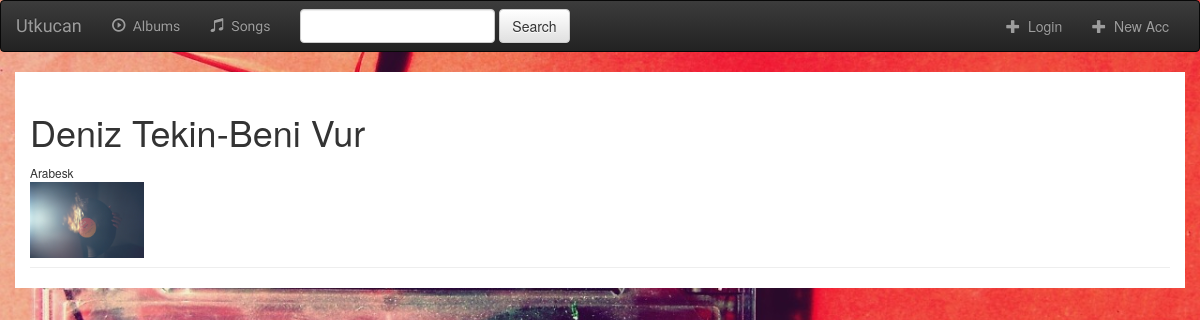
Page /9/ on the earlier database version.
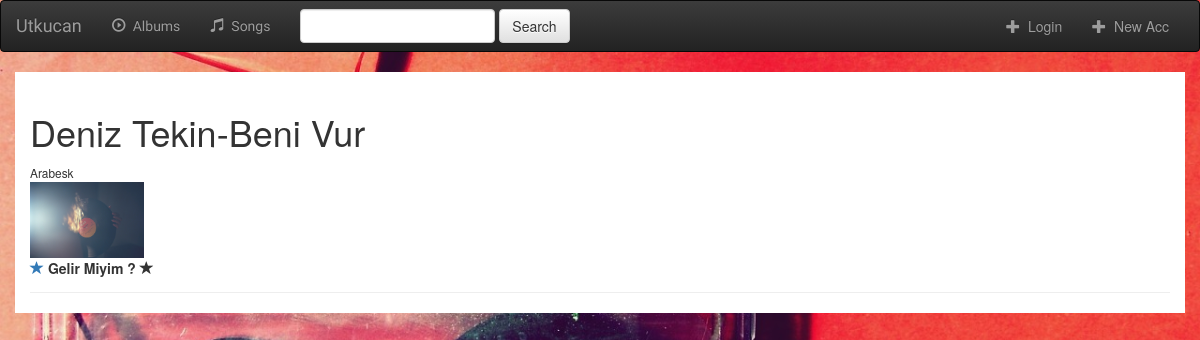
Same page on the later database version.
### music/models.py (models this page shows, shortened)
class Album(models.Model):
    artist=models.CharField(max_length=250)
    album_title=models.CharField(max_length=500)
    genre=models.CharField(max_length=100)
    album_logo=models.ImageField()

class Song(models.Model):
    album=models.ForeignKey(Album,on_delete=models.CASCADE)
    file_type=models.CharField(max_length=10)
    song_title=models.CharField(max_length=250)
    is_favorite=models.BooleanField(default=False)

### music/views.py (the view)
# urls.py: url(r'^(?P<pk>[0-9]+)/$',views.DetailView.as_view(),name="detail"),
class DetailView(generic.DetailView):
    model=Album
    template_name = "music/detail.html"

### music/templates/music/detail.html (shortened to what this page needs)
{% extends "music/base.html" %}
{% block body %}
<div class="container">
  <div class="page-header">
<h1>{{album.artist}}-{{album.album_title}}</h1>
      <small>{{album.genre}}</small><br>
<img src="{{album.album_logo.url}}" class="img-responsive" style="width:10%"/>
    {% for song in album.song_set.all %}
        <a href="{% url 'music:favorite' song.id %}"><span class="glyphicon glyphicon-star"></span></a>
        <label>
            {{song.song_title}}
            {% if song.is_favorite %}
            <span class="glyphicon glyphicon-star"></span>
            {% else %}
            <span class="glyphicon glyphicon-remove"></span>
            {% endif %}
        </label><br>
    {% endfor %}
</div>
</div>
{% endblock %}

### music/templates/music/base.html (shortened to what this page needs)
<!DOCTYPE html>
<html lang="en">
<head>
    {% load staticfiles %}
<link rel="stylesheet" type="text/css" href="{% static 'music/base.css' %}">
<link rel="stylesheet" href="//maxcdn.bootstrapcdn.com/bootstrap/3.2.0/css/bootstrap.min.css">
<link rel="stylesheet" href="//maxcdn.bootstrapcdn.com/bootstrap/3.2.0/css/bootstrap-theme.min.css">
</head>
<body>
<nav class="navbar navbar-inverse">
    <div class="container-fluid">
        <div class="navbar-header">
            <a class="navbar-brand" href="{% url 'music:index' %}">Utkucan</a>
        </div>
        <div class="collapse navbar-collapse" id="topNavBar">
            <ul class="nav navbar-nav">
                <li class="">
                    <a href="{% url 'music:index' %}" id="navbar">
                        <span class="glyphicon glyphicon-play-circle" aria-hidden="true"></span>&nbsp;
                        Albums
                    </a>
                </li>
                  <li class="">
                    <a href="{% url 'music:all-song' %}" id="navbar">
                        <span class="glyphicon glyphicon-music" aria-hidden="true"></span>&nbsp;
                        Songs
                    </a>
                </li>
            </ul>
            <form class="navbar-form navbar-left" role="search" method="post" action="{% url 'music:search' %}">
                <div class="form-group">
                    <input type="text" class="form-control" name="search" value="" id="search">
                </div>
                <button type="submit" class="btn btn-default">Search</button>
            </form>
            <ul class="nav navbar-nav navbar-right">
                <li class="">
                    {% if user.is_authenticated %}
                    <a href="{% url 'music:album-add'%}">
                        <span class="glyphicon glyphicon-plus" aria-hidden="true"></span>&nbsp; Add Album
                    </a>
                    {% else %}
                    <a href="{% url 'music:login_user'%}">
                        <span class="glyphicon glyphicon-plus" aria-hidden="true"></span>&nbsp; Login
                    </a>
                    {% endif %}
                </li>
                <li class="">
                    {% if user.is_authenticated %}
                    <a href="{% url 'music:logout_user' %}">
                        <span class="glyphicon glyphicon-off" aria-hidden="true"></span>&nbsp; Logout
                    </a>
                    {% else %}
                    <a href="{% url 'music:register' %}">
                        <span class="glyphicon glyphicon-plus" aria-hidden="true"></span>&nbsp; New Acc
                    </a>
                     {% endif %}
                </li>
            </ul>
        </div>
    </div>
</nav>
{% block body %}
{% endblock %}
</body>
</html>

### music/static/music/base.css (style rules this page uses)
body { background: white url("images/bc2.jpg"); background-size: 100% auto; }
.navbar { border-radius: 0; }
.navbar-brand { font-family: 'Baloo Bhaina', cursive; }
#navbar { font-family: 'Indie Flower', cursive; }
.container { background-color: white; }

Differences in the rows shown:
added Song: song_title "Gelir Miyim ?", is_favorite True (drawn)
